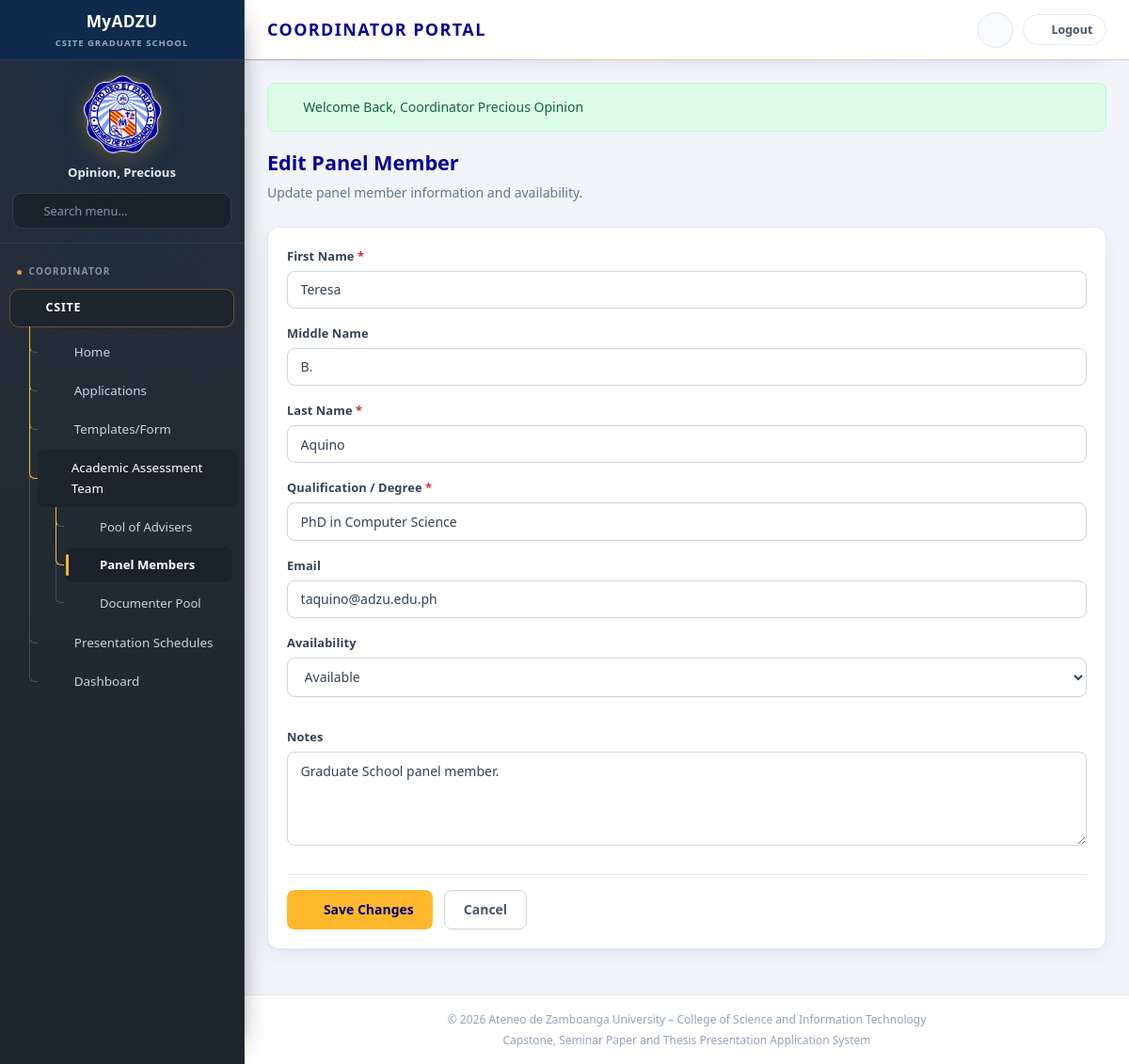
Screenshot of /coordinator/panel/edit.php (signed in) with the database file from the repository.
### tables this page shows
CREATE TABLE `panel_members` (
  `panel_member_id` int(11) NOT NULL,
  `first_name` varchar(100) NOT NULL,
  `middle_name` varchar(100) DEFAULT NULL,
  `last_name` varchar(100) NOT NULL,
  `qualification` varchar(150) NOT NULL,
  `email` varchar(100) DEFAULT NULL,
  `availability` enum('available','unavailable') NOT NULL DEFAULT 'available',
  `notes` text DEFAULT NULL,
  `created_at` timestamp NOT NULL DEFAULT current_timestamp(),
  `updated_at` timestamp NOT NULL DEFAULT current_timestamp() ON UPDATE current_timestamp()
);

### includes/config/modules/25-prototype-store.php (called while the page is built, shortened)
<?php
function storeGet(string $key, array $default = []): array {
    return $_SESSION[$key] ?? $default;
}

### includes/config/modules/45-pools.php (called while the page is built, shortened)
<?php
function normalizePanelMemberRow(array $row): array {
    $firstName = trim((string) ($row['first_name'] ?? ''));
    $middleName = trim((string) ($row['middle_name'] ?? ''));
    $lastName = trim((string) ($row['last_name'] ?? ''));
    $givenName = trim(implode(' ', array_filter([$firstName, $middleName])));
    return [
        'id' => (string) ($row['panel_member_id'] ?? $row['id'] ?? ''),
        'name' => $lastName !== '' ? $lastName . ', ' . $givenName : (string) ($row['name'] ?? ''),
        'first_name' => $firstName,
        'middle_name' => $middleName,
        'last_name' => $lastName,
        'qualification' => (string) ($row['qualification'] ?? ''),
        'email' => (string) ($row['email'] ?? ''),
        'notes' => (string) ($row['notes'] ?? ''),
        'panelSessions' => (int) ($row['panel_sessions'] ?? $row['panelSessions'] ?? 0),
        'availability' => (string) ($row['availability'] ?? 'available'),
    ];
}
function databasePanelMembers(): array {
    if (class_exists('DB')) {
        try {
            $rows = DB::query('SELECT p.*, COUNT(a.assignment_id) AS panel_sessions FROM panel_members p LEFT JOIN schedule_panel_assignments a ON a.panel_member_id = p.panel_member_id GROUP BY p.panel_member_id ORDER BY p.last_name, p.first_name, p.middle_name')->fetchAll();
            return array_map('normalizePanelMemberRow', $rows);
        } catch (Throwable $e) {
        }
    }
    return array_map('normalizePanelMemberRow', storeGet('panels'));
}
function findPanelMember(string $id): ?array {
    return null;
}

### includes/config/db.php (called while the page is built, shortened)
<?php
class DB {
    private static $pdo = null;
    public static function getConnection() {
        if (self::$pdo === null) {
            $host = 'localhost';
            $db   = 'csite_grad_school';
            $user = 'root';
            $pass = '';
            $port = '3306';
            $dsn = "mysql:host=$host;port=$port;dbname=$db;charset=utf8mb4";
            try {
                self::$pdo = new PDO($dsn, $user, $pass, [
                    PDO::ATTR_ERRMODE            => PDO::ERRMODE_EXCEPTION,
                    PDO::ATTR_DEFAULT_FETCH_MODE => PDO::FETCH_ASSOC,
                    PDO::ATTR_EMULATE_PREPARES   => false,
                ]);
            } catch (PDOException $e) {
                die("Database Connection Error: " . $e->getMessage());
            }
        }
        return self::$pdo;
    }
    public static function query($sql, $params = []) {
        $pdo = self::getConnection();
        $stmt = $pdo->prepare($sql);
        $stmt->execute($params);
        return $stmt;
    }
}

### includes/config/modules/10-ui-and-urls.php (called while the page is built, shortened)
<?php
function url(string $path): string {
    return BASE_URL . '/' . ltrim($path, '/');
}

### coordinator/panel/edit.php (the view, shortened to what this page needs)
<?php
require_once __DIR__ . '/../../includes/config/db.php';
$pm = findPanelMember((string) ($_GET['id'] ?? '')) ?? (databasePanelMembers()[0] ?? null);
require_once __DIR__ . '/../../includes/layout/header.php';
?>
<div class="page-header">
    <h2>Edit Panel Member</h2>
    <p>Update panel member information and availability.</p>
</div>
<?php if (!$pm): ?>
<div class="alert alert-warning">Panel member not found.</div>
<a class="btn btn-outline" href="<?= url('coordinator/panel/manage.php') ?>">Back</a>
<?php else: ?>
<form class="card" method="post" action="<?= url('coordinator/panel/edit.php?id=' . urlencode($pm['id'])) ?>" data-validate>
    <div class="card-body">
        <div class="form-field">
            <label>First Name <span class="required">*</span></label>
            <input type="text" name="first_name" required value="<?= htmlspecialchars($pm['first_name']) ?>">
        </div>
        <div class="form-field">
            <label>Middle Name</label>
            <input type="text" name="middle_name" value="<?= htmlspecialchars($pm['middle_name']) ?>">
        </div>
        <div class="form-field">
            <label>Last Name <span class="required">*</span></label>
            <input type="text" name="last_name" required value="<?= htmlspecialchars($pm['last_name']) ?>">
        </div>
        <div class="form-field">
            <label>Qualification / Degree <span class="required">*</span></label>
            <input type="text" name="qualification" required value="<?= htmlspecialchars($pm['qualification']) ?>">
        </div>
        <div class="form-field">
            <label>Email</label>
            <input type="email" name="email" value="<?= htmlspecialchars($pm['email'] ?? '') ?>">
        </div>
        <div class="form-row">
            <div class="form-field">
                <label>Availability</label>
                <select name="availability">
                    <option value="available" <?= ($pm['availability'] ?? '') === 'available' ? 'selected' : '' ?>>Available</option>
                </select>
            </div>
        </div>
        <div class="form-field">
            <label>Notes</label>
            <textarea name="notes"><?= htmlspecialchars($pm['notes'] ?? '') ?></textarea>
        </div>
        <div class="form-actions">
            <button type="submit" class="btn btn-primary"><i class="fas fa-save"></i> Save Changes</button>
            <a href="<?= url('coordinator/panel/manage.php') ?>" class="btn btn-outline">Cancel</a>
        </div>
    </div>
</form>
<?php endif; ?>
<?php require_once __DIR__ . '/../../includes/layout/footer.php'; ?>

### assets/css/shared/00-base.css (style rules this page uses)
:root { --adzu-navy: #060297; --adzu-navy-light: #2018c0; --adzu-navy-dark: #040170; --adzu-gold: #FFB82B; --adzu-gold-hover: #e5a526; --adzu-blue: #4285F4; --white: #ffffff; --gray-50: #f8fafc; --gray-100: #f1f5f9; --gray-200: #e2e8f0; --gray-300: #cbd5e1; --gray-400: #94a3b8; --gray-500: #64748b; --gray-600: #475569; --gray-700: #334155; --gray-800: #1e293b; --success: #16a34a; --success-bg: #dcfce7; --warning: #ca8a04; --warning-bg: #fef9c3; --danger: #dc2626; --danger-bg: #fee2e2; --info: #2563eb; --info-bg: #dbeafe; --purple: #7c3aed; --purple-bg: #ede9fe; --sidebar-width: 260px; --topbar-height: 64px; --radius: 8px; --radius-lg: 12px; --shadow: 0 1px 3px rgba(6, 2, 151, 0.08); --shadow-md: 0 4px 12px rgba(6, 2, 151, 0.1); --transition: 0.2s ease; --font: 'Source Sans 3', 'Segoe UI', sans-serif; --font-heading: 'Montserrat', 'Segoe UI', sans-serif; }
*, *::before, *::after { box-sizing: border-box; margin: 0; padding: 0; }
html { scroll-behavior: smooth; }
body { font-family: var(--font); font-size: 15px; line-height: 1.6; color: var(--gray-700); background: var(--gray-100); min-height: 100vh; }
h1, h2, h3, h4, h5, h6, .topbar-title h1, .section-title, .page-header h2, .card-header h3 { font-family: var(--font-heading); }
a { color: var(--adzu-navy); text-decoration: none; transition: color var(--transition); }
.btn { display: inline-flex; align-items: center; justify-content: center; gap: 0.5rem; padding: 0.65rem 1.25rem; font-size: 0.875rem; font-weight: 600; font-family: var(--font); border: none; border-radius: var(--radius); cursor: pointer; transition: all var(--transition); text-decoration: none; line-height: 1.4; }
.btn-primary { background: var(--adzu-gold); color: var(--adzu-navy-dark); }
.btn-outline { background: transparent; border: 1px solid var(--gray-300); color: var(--gray-600); }
.form-row { display: grid; grid-template-columns: repeat(auto-fit, minmax(240px, 1fr)); gap: 1rem; margin-bottom: 1rem; }
.form-field { margin-bottom: 1rem; }
.form-field label { display: block; font-size: 0.8rem; font-weight: 600; color: var(--gray-600); margin-bottom: 0.35rem; }
.form-field label .required { color: var(--danger); }
.form-field input, .form-field select, .form-field textarea { width: 100%; padding: 0.6rem 0.85rem; border: 1px solid var(--gray-300); border-radius: var(--radius); font-size: 0.875rem; font-family: var(--font); color: var(--gray-700); background: var(--white); transition: border-color var(--transition); }
.form-field textarea { min-height: 100px; resize: vertical; }
.form-actions { display: flex; gap: 0.75rem; flex-wrap: wrap; margin-top: 1.5rem; padding-top: 1rem; border-top: 1px solid var(--gray-200); }

### assets/css/applications/10-student-application.css (style rules this page uses)
.page-header { margin-bottom: 1.5rem; }
.page-header h2 { font-size: 1.35rem; font-weight: 700; color: var(--adzu-navy); margin-bottom: 0.25rem; }
.page-header p { font-size: 0.875rem; color: var(--gray-500); }
.card { background: var(--white); border: 1px solid var(--gray-200); border-radius: var(--radius-lg); box-shadow: var(--shadow); margin-bottom: 1.5rem; }
.card-body { padding: 1.25rem; }

### assets/css/student/95-portal-pages.css (style rules this page uses)
.card { border-color: var(--gray-200); box-shadow: 0 1px 2px rgba(6, 2, 151, 0.05), 0 8px 24px rgba(6, 2, 151, 0.06); transition: box-shadow var(--transition), transform var(--transition); }
.form-field label { color: var(--gray-700); letter-spacing: 0.01em; }
.btn { transition: background var(--transition), color var(--transition), border-color var(--transition), box-shadow var(--transition), transform var(--transition); }

### rows the page displays
panel_members: first_name "Teresa", middle_name "B.", last_name "Aquino", qualification "PhD in Computer Science", email "taquino@adzu.edu.ph", availability "Available", notes "Graduate School panel member."

### other values shown
$userName "Opinion, Precious"
$item['label'] "Home"
$item['label'] "Applications"
$item['label'] "Templates/Form"
$item['label'] "Academic Assessment Team"
$sub['label'] "Pool of Advisers"
$sub['label'] "Panel Members"
$sub['label'] "Documenter Pool"
$item['label'] "Presentation Schedules"
$item['label'] "Dashboard"
$flash['message'] "Welcome Back, Coordinator Precious Opinion"
SITE_TAGLINE "Capstone, Seminar Paper and Thesis Presentation Application System"
